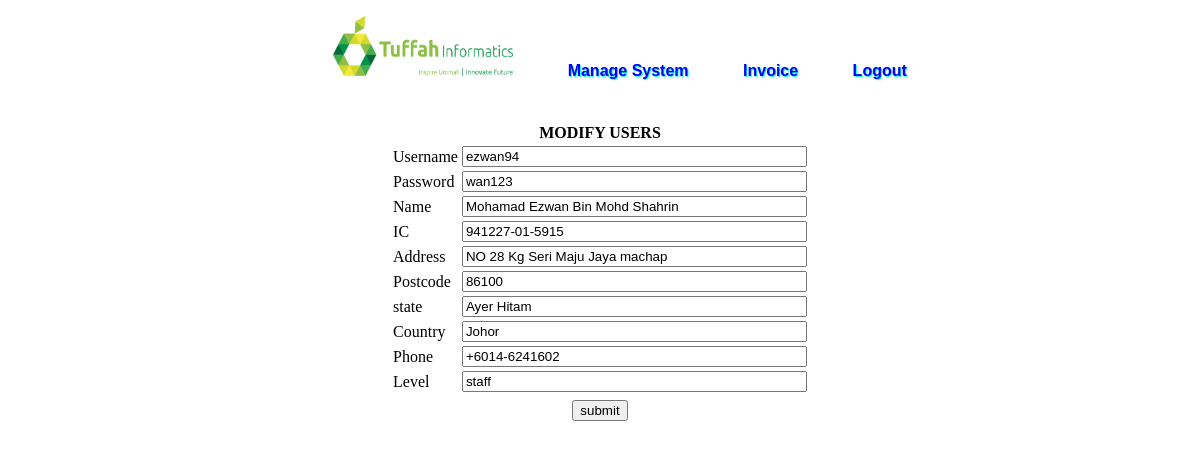
The page /func/usermodify.php?modify=13 on the database its author committed.
### tables this page shows
CREATE TABLE IF NOT EXISTS `users` (
  `id` int(200) NOT NULL AUTO_INCREMENT,
  `username` varchar(200) NOT NULL,
  `password` varchar(200) NOT NULL,
  `name` varchar(200) NOT NULL,
  `ic` varchar(200) NOT NULL,
  `address` varchar(200) NOT NULL,
  `postcode` varchar(200) NOT NULL,
  `state` varchar(200) NOT NULL,
  `country` varchar(200) NOT NULL,
  `phone` varchar(200) NOT NULL,
  `level` varchar(200) NOT NULL,
  PRIMARY KEY (`id`)
);

### func/usermodify.php (the view, shortened to what this page needs)
<?php
include('../inc/connect.php');
	if(isset($_GET['modify'])){
		$id= $_GET['modify'];
		$sql = "SELECT * FROM users WHERE id = $id";
		$res = mysql_query($sql) or die (mysql_error());
		$user = mysql_fetch_array($res);
	}
?>
<!DOCTYPE html PUBLIC "-//W3C//DTD XHTML 1.0 Transitional//EN" "http://www.w3.org/TR/xhtml1/DTD/xhtml1-transitional.dtd">
<html xmlns="http://www.w3.org/1999/xhtml">
<head>
<link rel="stylesheet" href="../style/style.css" type="text/css" />
</head>
<body>
	<div class="main">
    	<div class="navbar">
    		<ul id="menu">
        		<li><a href="../admin/index.php"><img src="../img/login logo.png" width="180" height="60" /></a></li>
                <li><a href="../admin/manage.php">Manage System</a></li>
        		<li><a href="../admin/invoiceForm.php">Invoice</a></li>
        		<li><a href="#">Logout</a></li>
			</ul>
		</div>
        	<br /><br /><br />
        <div class="content">
            <div>
            	<form action="usermodify.php" method="post">
                	<table align="center">
                    	<th colspan="2">MODIFY USERS</th>
                    	<tr>
                        	<td>Username</td>
                        	<td><input name="username" type="text" size="40" value="<?php echo  $user['username']; ?>" /></td>
                        </tr>
                    	<tr>
                        	<td>Password</td>
                        	<td><input name="password" type="text" size="40" value="<?php echo  $user['password']; ?>" /></td>
                        </tr>
                    	<tr>
                        	<td>Name</td>
                        	<td><input name="name" type="text" size="40" value="<?php echo  $user['name']; ?>" /></td>
                        </tr>
                        <tr>
                        	<td>IC</td>
                        	<td><input name="ic" type="text" size="40" value="<?php echo  $user['ic']; ?>" /></td>
                        </tr>
                        <tr>
                        	<td>Address</td>
                        	<td><input name="address" type="text" size="40" value="<?php echo  $user['address']; ?>" /></td>
                        </tr>
                        <tr>
                        	<td>Postcode</td>
                        	<td><input name="postcode" type="text" size="40" value="<?php echo  $user['postcode']; ?>" /></td>
                        </tr>
                        <tr>
                        	<td>state</td>
                        	<td><input name="state" type="text" size="40" value="<?php echo  $user['state']; ?>" /></td>
                        </tr>
                        <tr>
                        	<td>Country</td>
                        	<td><input name="country" type="text" size="40" value="<?php echo  $user['country']; ?>" /></td>
                        </tr>
                        <tr>
                        	<td>Phone</td>
                        	<td><input name="phone" type="text" size="40" value="<?php echo  $user['phone']; ?>" /></td>
                        </tr>
                        <tr>
                        	<td>Level</td>
                        	<td><input name="level" type="text" size="40" value="<?php echo  $user['level']; ?>" /></td>
                        </tr>
                        <tr>
                        	<td></td>
                        	<td><input name="id" type="hidden" size="40" value="<?php echo  $user['id']; ?>" /></td>
                        </tr>
                        <tr>
                        	<td colspan="2" align="center"><input name="submit" type="submit" value="submit" /></td>
                        </tr>
                    </table>
                </form>
            </div>
        </div>
    </div>
</body>
</html>

### style/style.css (style rules this page uses)
#menu { width:auto; height: 35px; font-size: 16px; font-family: Tahoma, Geneva, sans-serif; font-weight: bold; text-align: center; text-shadow: 1px 1px 1px #0FC; background-color:transparent; border-radius: 8px; }
#menu li { display: inline; padding: 15px; }
#menu a { text-decoration: none; color: #00F; padding: 10px 10px 10px 10px; }

### rows shown on the page
users: username "ezwan94", password "wan123", name "Mohamad Ezwan Bin Mohd Shahrin", ic "941227-01-5915", address "NO 28 Kg Seri Maju Jaya machap", postcode "86100", state "Ayer Hitam", country "Johor", phone "+6014-6241602", level "staff"
